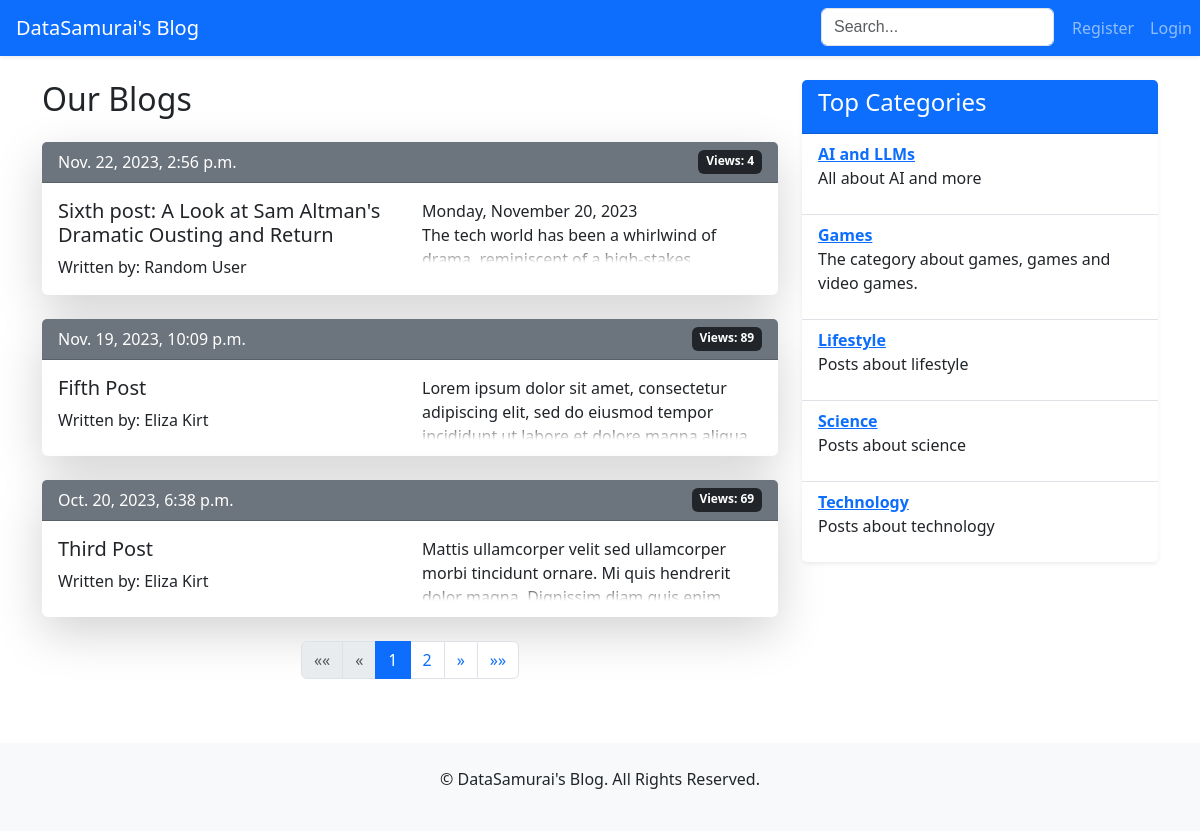
The page /blog/ on the database as committed earlier.
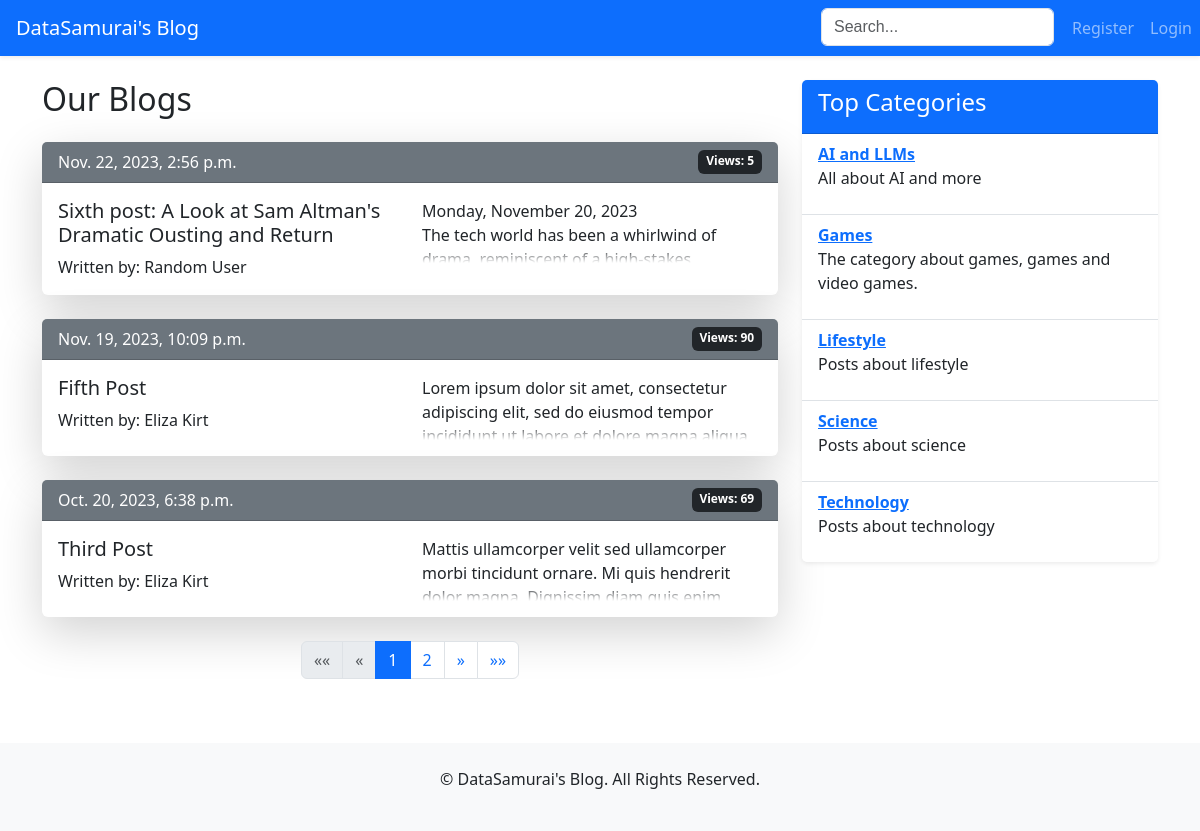
The same page on the database as committed later.
### posts/models.py (models this page shows, shortened)
class Post(models.Model):
    title = models.CharField(max_length=100, unique=True)
    content = RichTextField()
    category = models.ForeignKey('Category', on_delete=models.SET_NULL, null=True)
    date_scheduled = models.DateTimeField(null=True, blank=True)
    date_published = models.DateTimeField(null=True, blank=True)
    views = models.PositiveIntegerField(default=0)
    author = models.ForeignKey(settings.AUTH_USER_MODEL, on_delete=models.SET_NULL, null=True)
    is_published = models.BooleanField(default=False)
    class Meta:
        ordering = ['-date_published']

### users/models.py (models this page shows, shortened)
class CustomUser(AbstractUser):
    is_banned = models.BooleanField(default=False)
    bio = models.CharField(max_length=200, blank=True, null=True, default=None)
    social_media = models.JSONField(default=dict, blank=True)
    profile_picture = models.ImageField(upload_to='profile_pictures/', blank=True, null=True)
    class Meta:
        ordering = ['id']

### posts/views.py (the view)
# urls.py: path('', views.PostListView.as_view(), name='post_list'),
class PostListView(ListView):
    model = Post
    template_name = 'posts/post_list.html'
    context_object_name = 'posts'
    paginate_by = 3
    def get_queryset(self):
        return Post.objects.filter(is_published=True)
    def get_context_data(self, *, object_list=None, **kwargs):
        context = super().get_context_data(**kwargs)
        context['categories'] = Category.objects.all()
        return context

### templates/posts/post_list.html (shortened to what the changed rows need)
{% extends 'base.html' %}
{% block page_content %}
    <div class="row mt-4">
        <div class="col-md-8">
            <h2 class="mb-4">Our Blogs</h2>
            {% for post in posts %}
                <div class="card mb-4 border-0 shadow-lg">
                    <div class="card-header bg-secondary text-white d-flex justify-content-between">
                        <span>{{ post.date_published }}</span>
                        <span class="badge bg-dark">Views: {{ post.views }}</span>
                    </div>
                    <div class="card-body">
                        <div class="row">
                            <div class="col-md-6">
                                <h5 class="card-title">
                                    <a href="{% url 'post_detail' post.id %}" class="text-dark text-decoration-none">
                                        {{ post.title }}
                                    </a>
                                </h5>
                                <p class="card-text">Written
                                    by: {{ post.author.first_name }} {{ post.author.last_name }}</p>
                            </div>
                            <div class="col-md-6">
                                <div class="fade-out">
                                    {{ post.content|safe }}
                                </div>
                            </div>
                        </div>
                    </div>
                </div>
            {% endfor %}
        </div>
    </div>
{% endblock %}

Rows that differ between the two databases and show on the page:
changed Post "Sixth post: A Look at Sam Altman's Dramatic Ousting and Return": views "4" → "5"
changed Post "Fifth Post": views "89" → "90"
